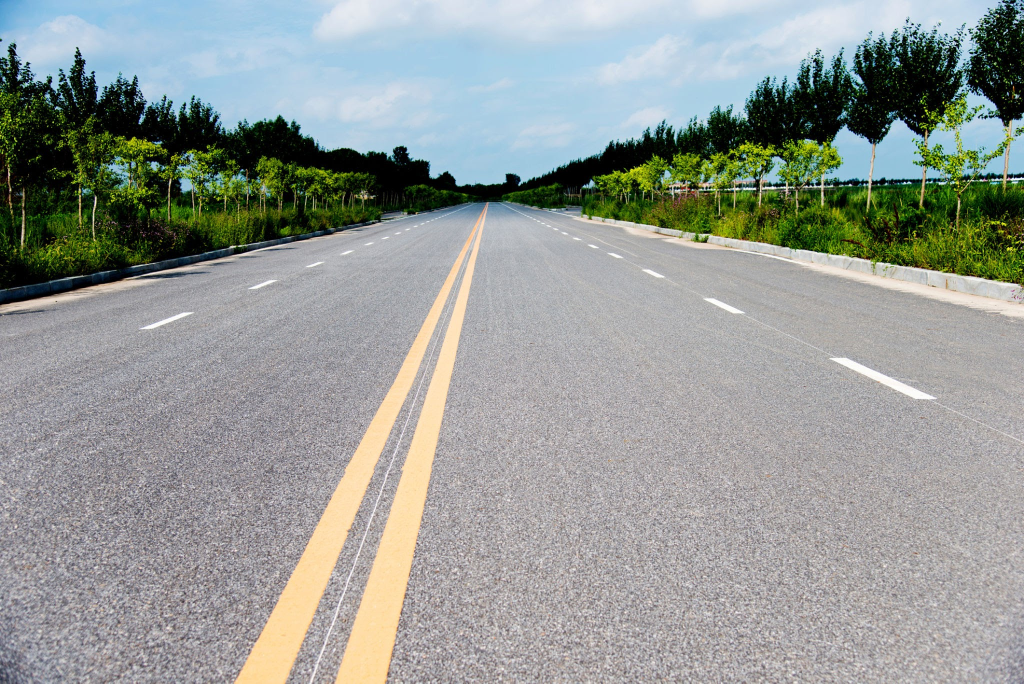
#> input picture test1/EE.jfif, 2048 x 1367 px (shown at 1/2 size)
$ python we.py
#> lines starting #> are read from the running program, lines starting #| are printed output that depends on the picture; after the words box and inside, x2 and y2 are one past the last pixel; in counts of white or black regions, pixels touching at a corner belong together
import cv2 as cv
import matplotlib.pyplot as plt
import numpy as np
# [20 lines of commented-out code are left out]
knl1 = np.ones((5, 5), np.uint8)
knl2 = np.ones((3, 3), np.uint8)
img1 = cv.imread("EE.jfif")
#> img1 is the input picture: shape (1367, 2048, 3); mean B, G, R 150.3, 153.9, 148.6
yellow_u = np.array([200,228,255])
yellow_d = np.array([141,187,251])
mask_yellow = cv.inRange(img1,yellow_d,yellow_u)
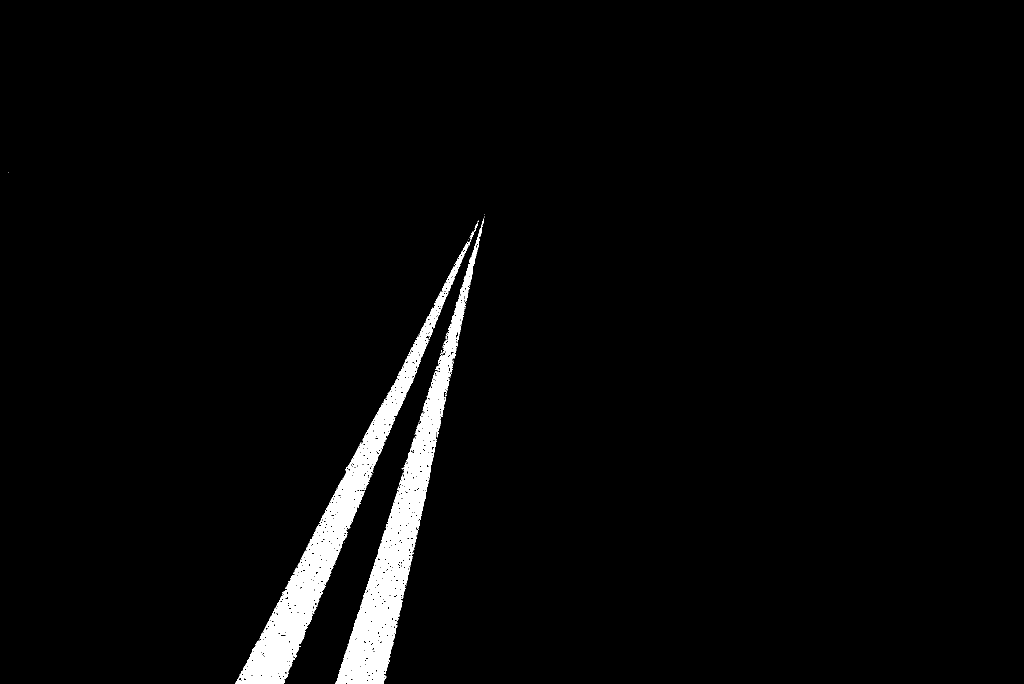
#> mask_yellow: shape (1367, 2048) (shown at 1/2 size); 3% white; 51 white regions (47 under 20 px), largest, box (x1, y1, x2, y2) and area: (671, 437, 968, 1367) 42533, (471, 480, 942, 1367) 41858, (939, 463, 948, 479) 54, (948, 446, 956, 464) 39
dilate_y = cv.dilate(mask_yellow,kernel=knl1,iterations=1)
#> dilate_y: shape (1367, 2048); 3.7% white; 3 white regions, box (x1, y1, x2, y2) and area: (469, 439, 960, 1367) 51290, (669, 427, 972, 1367) 50983, (15, 342, 20, 347) 25


white_u = np.array([255,255,255])
white_d = np.array([235,235,235])
mask_white = cv.inRange(img1,white_d,white_u)
#> mask_white: shape (1367, 2048); 0.26% white; 464 white regions (436 under 20 px), largest, box (x1, y1, x2, y2) and area: (1660, 716, 1872, 799) 3060, (1408, 597, 1489, 626) 642, (281, 625, 386, 658) 627
closing = cv.morphologyEx(mask_white, cv.MORPH_CLOSE, knl1, iterations=5)
#> closing: shape (1367, 2048); 0.33% white; 360 white regions (317 under 20 px), largest, box (x1, y1, x2, y2) and area: (1660, 716, 1872, 799) 3142, (1463, 479, 1613, 529) 1163, (1408, 597, 1489, 626) 642
erosion = cv.erode(closing, knl2, iterations=1)
#> erosion: shape (1367, 2048); 0.17% white; 38 white regions (19 under 20 px), largest, box (x1, y1, x2, y2) and area: (1663, 717, 1871, 798) 2558, (1489, 486, 1531, 509) 571, (1412, 598, 1484, 625) 428
dilate_w = cv.dilate(erosion,kernel=knl2,iterations=8)
#> dilate_w: shape (1367, 2048); 1.1% white; 26 white regions, largest, box (x1, y1, x2, y2) and area: (1655, 709, 1879, 806) 7438, (1481, 478, 1610, 535) 3356, (280, 618, 388, 665) 2586


masked = cv.bitwise_or(dilate_w,dilate_y)
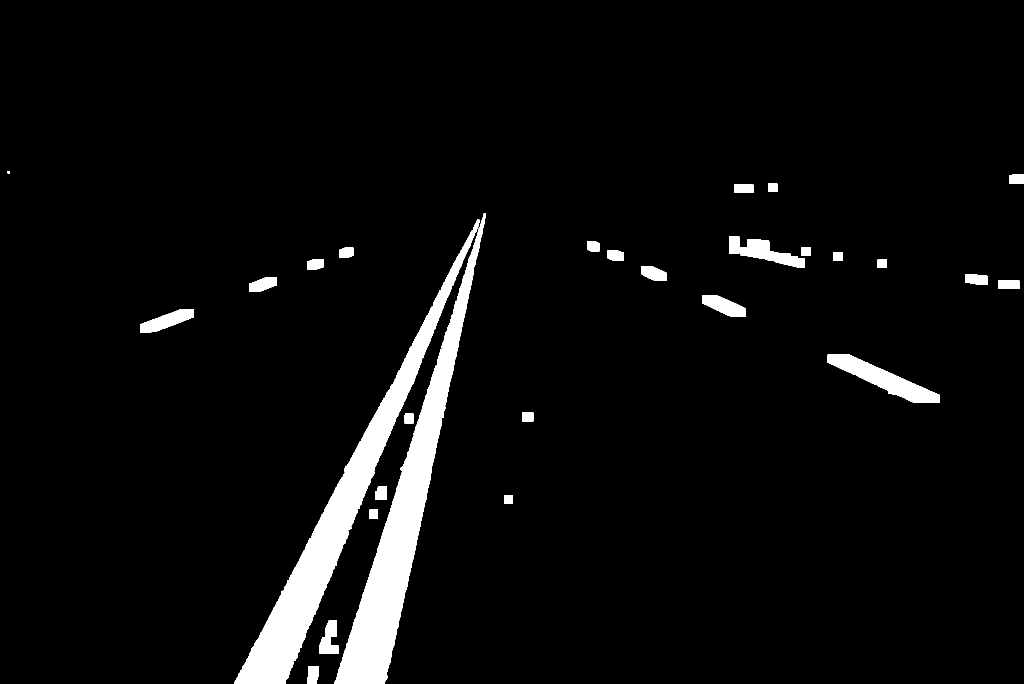
#> masked: shape (1367, 2048) (shown at 1/2 size); 4.7% white; 29 white regions, largest, box (x1, y1, x2, y2) and area: (469, 439, 960, 1367) 51290, (669, 427, 972, 1367) 50983, (1655, 709, 1879, 806) 7438
mask_img = cv.bitwise_and(img1,img1,mask = masked)
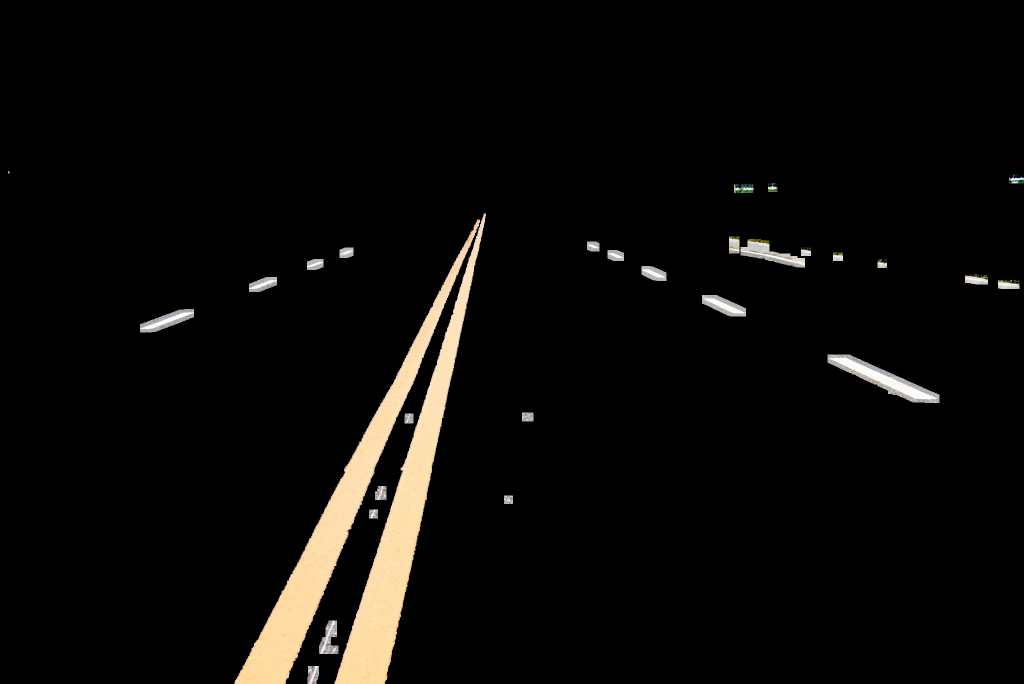
#> mask_img: shape (1367, 2048, 3) (shown at 1/2 size); mean B, G, R 8.2, 10, 11.1
blur_img = cv.GaussianBlur(mask_img,(5,5),0)

grey = cv.cvtColor(blur_img,cv.COLOR_BGR2GRAY)
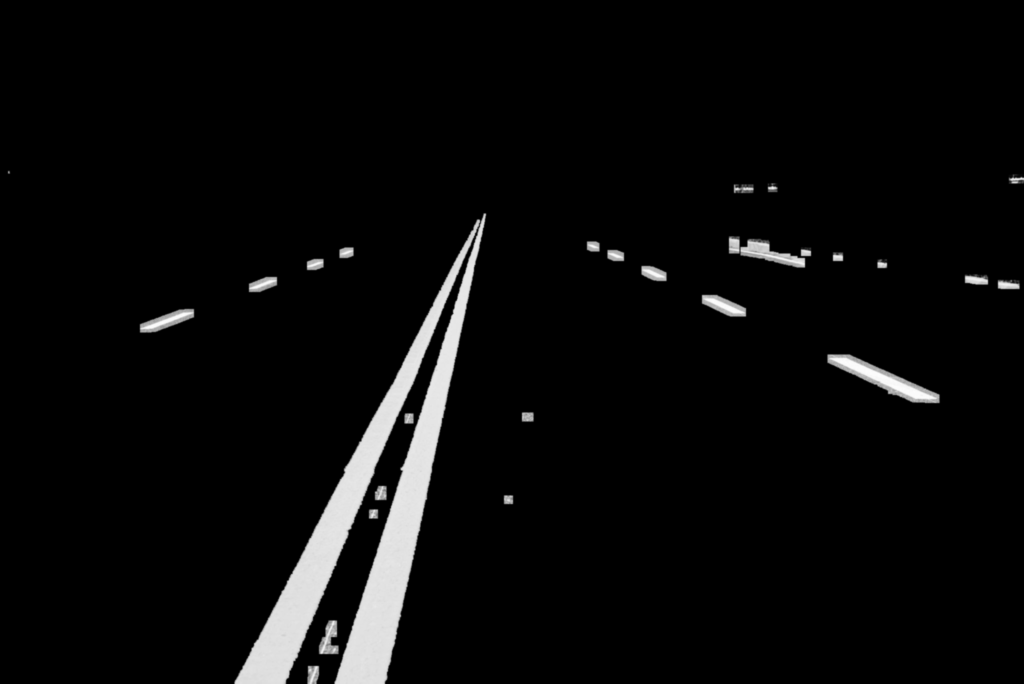
#> grey: shape (1367, 2048) (shown at 1/2 size); min 0, max 253, mean 10.1
edge = cv.Canny(grey,10,150,apertureSize=3)
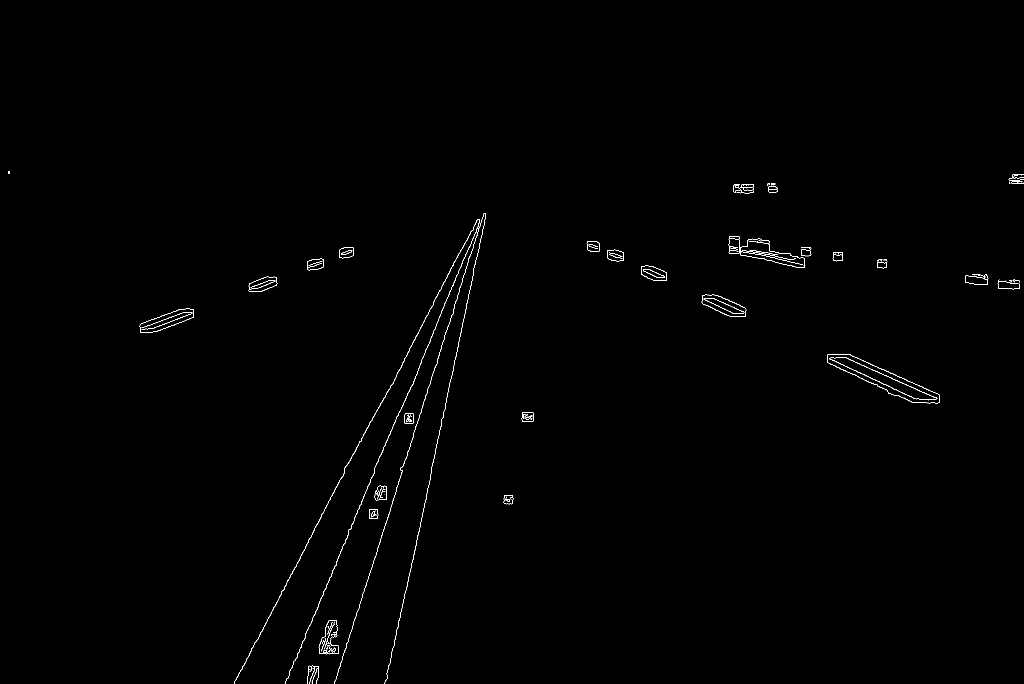
#> edge: shape (1367, 2048) (shown at 1/2 size); 0.39% white in thin lines or dots, all inside (x1, y1, x2, y2) = (16, 342, 2048, 1367)
line = cv.HoughLinesP(edge,1,np.pi/180,200,minLineLength=1,maxLineGap=10000)
#> line = [[801, 1234, 971, 433], [773, 1359, 971, 427], [571, 1363, 968, 427], [572, 1358, 967, 427], [696, 1064, 959, 444], [571, 1366, 969, 427], [779, 778, 921, 500], [669, 1363, 971, 432], [567, 1180, 726, 869], [1174, 485, 1878, 798]]
# line = cv.HoughLines(edge,1,np.pi/180,200)

for i in line:
    # [9 lines of commented-out code are left out]

    x1,y1,x2,y2 = i[0]
    cv.line(img1,(x1,y1),(x2,y2),(0,255,0),2)
#> this loop made 10 passes
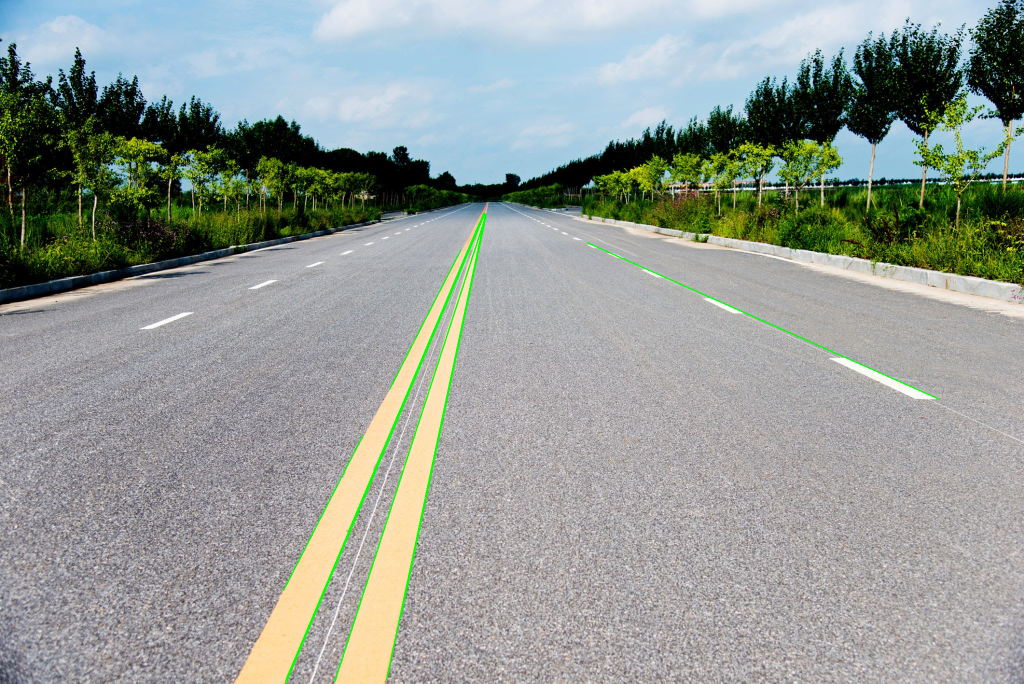
#> img1: shape (1367, 2048, 3) (shown at 1/2 size); 0.55% of pixels changed, all inside (x1, y1, x2, y2) = (566, 426, 1880, 1367)

cv.imshow("E",dilate_w)
cv.imshow("canny",edge)
cv.imshow("line",img1)
cv.waitKey(0)
cv.destroyAllWindows()
